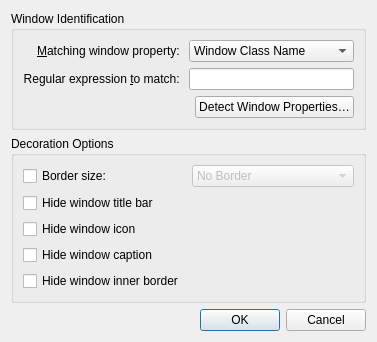
<?xml version="1.0" encoding="UTF-8"?>
<ui version="4.0">
 <class>BreezeExceptionDialog</class>
 <widget class="QDialog" name="BreezeExceptionDialog">
  <property name="geometry">
   <rect>
    <x>0</x>
    <y>0</y>
    <width>362</width>
    <height>321</height>
   </rect>
  </property>
  <property name="windowTitle">
   <string>Dialog</string>
  </property>
  <layout class="QVBoxLayout" name="verticalLayout">
   <item>
    <widget class="QGroupBox" name="groupBox">
     <property name="title">
      <string>Window Identification</string>
     </property>
     <layout class="QGridLayout" name="gridLayout_2">
      <item row="0" column="0">
       <widget class="QLabel" name="label">
        <property name="text">
         <string>&amp;Matching window property: </string>
        </property>
        <property name="alignment">
         <set>Qt::AlignRight|Qt::AlignTrailing|Qt::AlignVCenter</set>
        </property>
        <property name="buddy">
         <cstring>exceptionType</cstring>
        </property>
       </widget>
      </item>
      <item row="1" column="0">
       <widget class="QLabel" name="label_2">
        <property name="text">
         <string>Regular expression &amp;to match: </string>
        </property>
        <property name="alignment">
         <set>Qt::AlignRight|Qt::AlignTrailing|Qt::AlignVCenter</set>
        </property>
        <property name="buddy">
         <cstring>exceptionEditor</cstring>
        </property>
       </widget>
      </item>
      <item row="2" column="2">
       <widget class="QPushButton" name="detectDialogButton">
        <property name="text">
         <string>Detect Window Properties…</string>
        </property>
       </widget>
      </item>
      <item row="1" column="1" colspan="2">
       <widget class="QLineEdit" name="exceptionEditor">
        <property name="showClearButton" stdset="0">
         <bool>true</bool>
        </property>
       </widget>
      </item>
      <item row="0" column="1" colspan="2">
       <widget class="QComboBox" name="exceptionType">
        <item>
         <property name="text">
          <string>Window Class Name</string>
         </property>
        </item>
        <item>
         <property name="text">
          <string>Window Title</string>
         </property>
        </item>
       </widget>
      </item>
     </layout>
    </widget>
   </item>
   <item>
    <widget class="QGroupBox" name="groupBox_2">
     <property name="title">
      <string>Decoration Options</string>
     </property>
     <layout class="QGridLayout" name="gridLayout_3">
      <item row="0" column="0">
       <widget class="QCheckBox" name="borderSizeCheckBox">
        <property name="text">
         <string>Border size:</string>
        </property>
       </widget>
      </item>
      <item row="2" column="0" colspan="2">
       <widget class="QCheckBox" name="hideTitleBar">
        <property name="text">
         <string>Hide window title bar</string>
        </property>
       </widget>
      </item>
      <item row="0" column="1">
       <widget class="QComboBox" name="borderSizeComboBox">
        <property name="enabled">
         <bool>false</bool>
        </property>
        <item>
         <property name="text">
          <string comment="@item:inlistbox Border size:">No Border</string>
         </property>
        </item>
        <item>
         <property name="text">
          <string comment="@item:inlistbox Border size:">No Side Borders</string>
         </property>
        </item>
        <item>
         <property name="text">
          <string comment="@item:inlistbox Border size:">Tiny</string>
         </property>
        </item>
        <item>
         <property name="text">
          <string comment="@item:inlistbox Border size:">Normal</string>
         </property>
        </item>
        <item>
         <property name="text">
          <string comment="@item:inlistbox Border size:">Large</string>
         </property>
        </item>
        <item>
         <property name="text">
          <string comment="@item:inlistbox Border size:">Very Large</string>
         </property>
        </item>
        <item>
         <property name="text">
          <string comment="@item:inlistbox Border size:">Huge</string>
         </property>
        </item>
        <item>
         <property name="text">
          <string comment="@item:inlistbox Border size:">Very Huge</string>
         </property>
        </item>
        <item>
         <property name="text">
          <string comment="@item:inlistbox Border size:">Oversized</string>
         </property>
        </item>
       </widget>
      </item>
      <item row="3" column="0" colspan="2">
       <widget class="QCheckBox" name="hideIcon">
        <property name="text">
         <string>Hide window icon</string>
        </property>
       </widget>
      </item>
      <item row="4" column="0" colspan="2">
       <widget class="QCheckBox" name="hideCaption">
        <property name="text">
         <string>Hide window caption</string>
        </property>
       </widget>
      </item>
      <item row="5" column="0" colspan="2">
       <widget class="QCheckBox" name="hideInnerBorder">
        <property name="text">
         <string>Hide window inner border</string>
        </property>
       </widget>
      </item>
      <item row="6" column="0" colspan="2">
       <spacer name="verticalSpacer">
        <property name="orientation">
         <enum>Qt::Vertical</enum>
        </property>
        <property name="sizeHint" stdset="0">
         <size>
          <width>20</width>
          <height>40</height>
         </size>
        </property>
       </spacer>
      </item>
     </layout>
    </widget>
   </item>
   <item>
    <widget class="QDialogButtonBox" name="buttonBox">
     <property name="orientation">
      <enum>Qt::Horizontal</enum>
     </property>
     <property name="standardButtons">
      <set>QDialogButtonBox::Cancel|QDialogButtonBox::Ok</set>
     </property>
    </widget>
   </item>
  </layout>
 </widget>
 <resources/>
 <connections>
  <connection>
   <sender>buttonBox</sender>
   <signal>accepted()</signal>
   <receiver>BreezeExceptionDialog</receiver>
   <slot>accept()</slot>
   <hints>
    <hint type="sourcelabel">
     <x>252</x>
     <y>342</y>
    </hint>
    <hint type="destinationlabel">
     <x>157</x>
     <y>274</y>
    </hint>
   </hints>
  </connection>
  <connection>
   <sender>buttonBox</sender>
   <signal>rejected()</signal>
   <receiver>BreezeExceptionDialog</receiver>
   <slot>reject()</slot>
   <hints>
    <hint type="sourcelabel">
     <x>320</x>
     <y>342</y>
    </hint>
    <hint type="destinationlabel">
     <x>286</x>
     <y>274</y>
    </hint>
   </hints>
  </connection>
  <connection>
   <sender>borderSizeCheckBox</sender>
   <signal>toggled(bool)</signal>
   <receiver>borderSizeComboBox</receiver>
   <slot>setEnabled(bool)</slot>
   <hints>
    <hint type="sourcelabel">
     <x>125</x>
     <y>162</y>
    </hint>
    <hint type="destinationlabel">
     <x>316</x>
     <y>163</y>
    </hint>
   </hints>
  </connection>
 </connections>
</ui>
